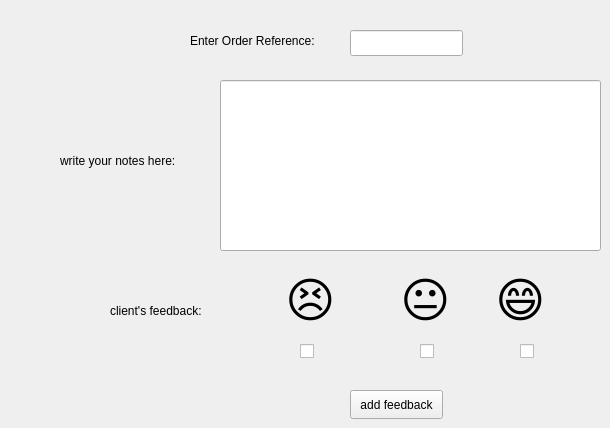
        <widget class="QWidget" name="tab_12">
         <attribute name="title">
          <string>feedback</string>
         </attribute>
         <widget class="QLabel" name="label_20">
          <property name="geometry">
           <rect>
            <x>190</x>
            <y>30</y>
            <width>141</width>
            <height>21</height>
           </rect>
          </property>
          <property name="text">
           <string>Enter Order Reference:</string>
          </property>
         </widget>
         <widget class="QLineEdit" name="lineEdit_id_feedback">
          <property name="geometry">
           <rect>
            <x>350</x>
            <y>30</y>
            <width>113</width>
            <height>26</height>
           </rect>
          </property>
         </widget>
         <widget class="QLineEdit" name="lineEdit_note">
          <property name="geometry">
           <rect>
            <x>220</x>
            <y>80</y>
            <width>381</width>
            <height>171</height>
           </rect>
          </property>
         </widget>
         <widget class="QLabel" name="label_23">
          <property name="geometry">
           <rect>
            <x>60</x>
            <y>150</y>
            <width>141</width>
            <height>21</height>
           </rect>
          </property>
          <property name="text">
           <string>write your notes here:</string>
          </property>
         </widget>
         <widget class="QLabel" name="label_24">
          <property name="geometry">
           <rect>
            <x>280</x>
            <y>270</y>
            <width>61</width>
            <height>61</height>
           </rect>
          </property>
          <property name="text">
           <string>&lt;html&gt;&lt;head/&gt;&lt;body&gt;&lt;p align=&quot;center&quot;&gt;&lt;span style=&quot; font-size:36pt;&quot;&gt;😣&lt;/span&gt;&lt;/p&gt;&lt;/body&gt;&lt;/html&gt;</string>
          </property>
         </widget>
         <widget class="QLabel" name="label_25">
          <property name="geometry">
           <rect>
            <x>390</x>
            <y>270</y>
            <width>71</width>
            <height>61</height>
           </rect>
          </property>
          <property name="text">
           <string>&lt;html&gt;&lt;head/&gt;&lt;body&gt;&lt;p align=&quot;center&quot;&gt;&lt;span style=&quot; font-size:36pt;&quot;&gt;😐&lt;/span&gt;&lt;/p&gt;&lt;/body&gt;&lt;/html&gt;</string>
          </property>
         </widget>
         <widget class="QLabel" name="label_26">
          <property name="geometry">
           <rect>
            <x>490</x>
            <y>270</y>
            <width>61</width>
            <height>61</height>
           </rect>
          </property>
          <property name="text">
           <string>&lt;html&gt;&lt;head/&gt;&lt;body&gt;&lt;p align=&quot;center&quot;&gt;&lt;span style=&quot; font-size:36pt;&quot;&gt;😄&lt;/span&gt;&lt;/p&gt;&lt;/body&gt;&lt;/html&gt;</string>
          </property>
         </widget>
         <widget class="QCheckBox" name="checkBox">
          <property name="geometry">
           <rect>
            <x>300</x>
            <y>340</y>
            <width>78</width>
            <height>22</height>
           </rect>
          </property>
          <property name="text">
           <string/>
          </property>
         </widget>
         <widget class="QCheckBox" name="checkBox_2">
          <property name="geometry">
           <rect>
            <x>420</x>
            <y>340</y>
            <width>78</width>
            <height>22</height>
           </rect>
          </property>
          <property name="text">
           <string/>
          </property>
         </widget>
         <widget class="QCheckBox" name="checkBox_3">
          <property name="geometry">
           <rect>
            <x>520</x>
            <y>340</y>
            <width>78</width>
            <height>22</height>
           </rect>
          </property>
          <property name="text">
           <string/>
          </property>
         </widget>
         <widget class="QLabel" name="label_27">
          <property name="geometry">
           <rect>
            <x>110</x>
            <y>300</y>
            <width>141</width>
            <height>21</height>
           </rect>
          </property>
          <property name="text">
           <string>client's feedback:</string>
          </property>
         </widget>
         <widget class="QPushButton" name="pushButton_feedback">
          <property name="geometry">
           <rect>
            <x>350</x>
            <y>390</y>
            <width>93</width>
            <height>29</height>
           </rect>
          </property>
          <property name="text">
           <string>add feedback</string>
          </property>
         </widget>
        </widget>
